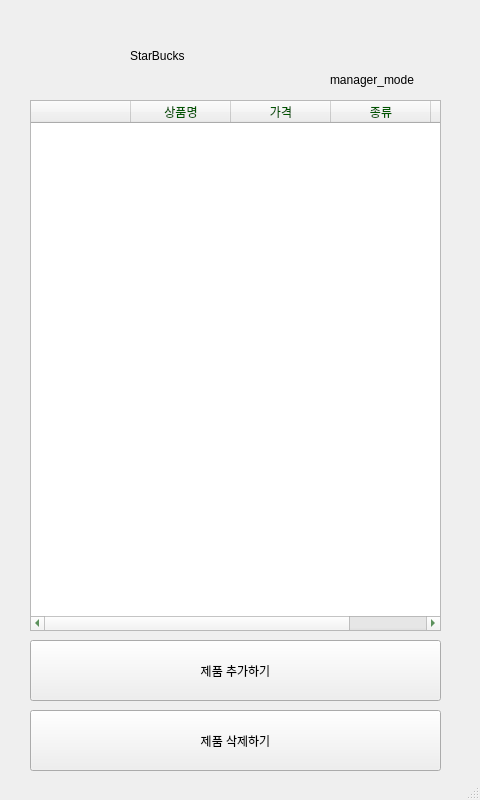
<?xml version="1.0" encoding="UTF-8"?>
<ui version="4.0">
 <class>MainWindow</class>
 <widget class="QMainWindow" name="MainWindow">
  <property name="geometry">
   <rect>
    <x>0</x>
    <y>0</y>
    <width>480</width>
    <height>800</height>
   </rect>
  </property>
  <property name="windowTitle">
   <string>MainWindow</string>
  </property>
  <widget class="QWidget" name="centralwidget">
   <widget class="QTableWidget" name="tableWidget">
    <property name="geometry">
     <rect>
      <x>30</x>
      <y>100</y>
      <width>411</width>
      <height>531</height>
     </rect>
    </property>
    <property name="styleSheet">
     <string notr="true">color: rgb(0, 85, 0);</string>
    </property>
    <column>
     <property name="text">
      <string/>
     </property>
    </column>
    <column>
     <property name="text">
      <string>상품명</string>
     </property>
    </column>
    <column>
     <property name="text">
      <string>가격</string>
     </property>
    </column>
    <column>
     <property name="text">
      <string>종류</string>
     </property>
    </column>
    <column>
     <property name="text">
      <string>사진</string>
     </property>
    </column>
   </widget>
   <widget class="QPushButton" name="pushButton_add">
    <property name="geometry">
     <rect>
      <x>30</x>
      <y>640</y>
      <width>411</width>
      <height>61</height>
     </rect>
    </property>
    <property name="text">
     <string>제품 추가하기</string>
    </property>
   </widget>
   <widget class="QLabel" name="label">
    <property name="geometry">
     <rect>
      <x>130</x>
      <y>30</y>
      <width>241</width>
      <height>51</height>
     </rect>
    </property>
    <property name="styleSheet">
     <string notr="true">
font: 24pt &quot;배달의민족 도현&quot;;

</string>
    </property>
    <property name="text">
     <string>StarBucks</string>
    </property>
   </widget>
   <widget class="QLabel" name="label_2">
    <property name="geometry">
     <rect>
      <x>330</x>
      <y>70</y>
      <width>141</width>
      <height>20</height>
     </rect>
    </property>
    <property name="styleSheet">
     <string notr="true">font: 10pt &quot;굴림&quot;;</string>
    </property>
    <property name="text">
     <string>manager_mode</string>
    </property>
   </widget>
   <widget class="QPushButton" name="pushButton_remove">
    <property name="geometry">
     <rect>
      <x>30</x>
      <y>710</y>
      <width>411</width>
      <height>61</height>
     </rect>
    </property>
    <property name="text">
     <string>제품 삭제하기</string>
    </property>
   </widget>
  </widget>
  <widget class="QStatusBar" name="statusbar"/>
 </widget>
 <resources/>
 <connections/>
</ui>
